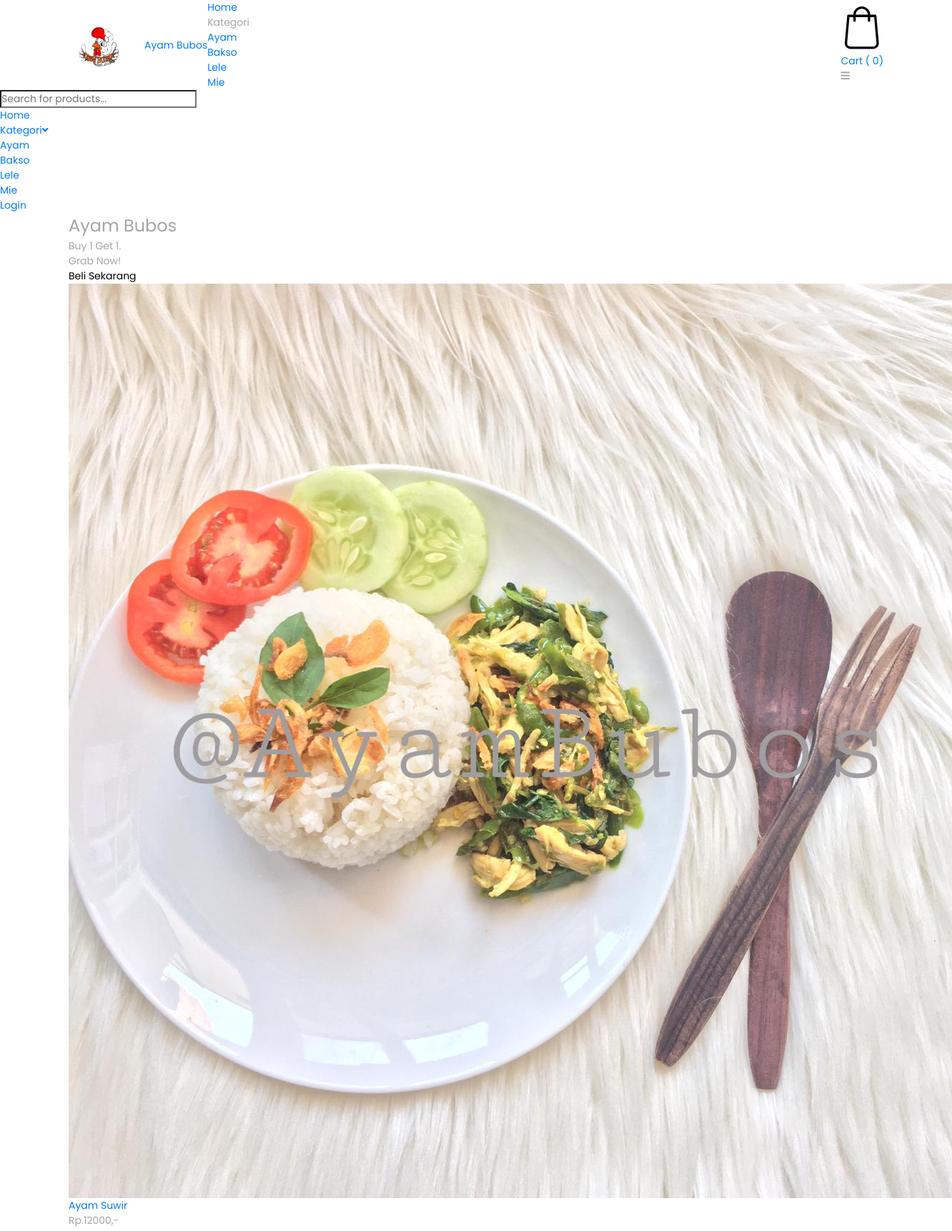
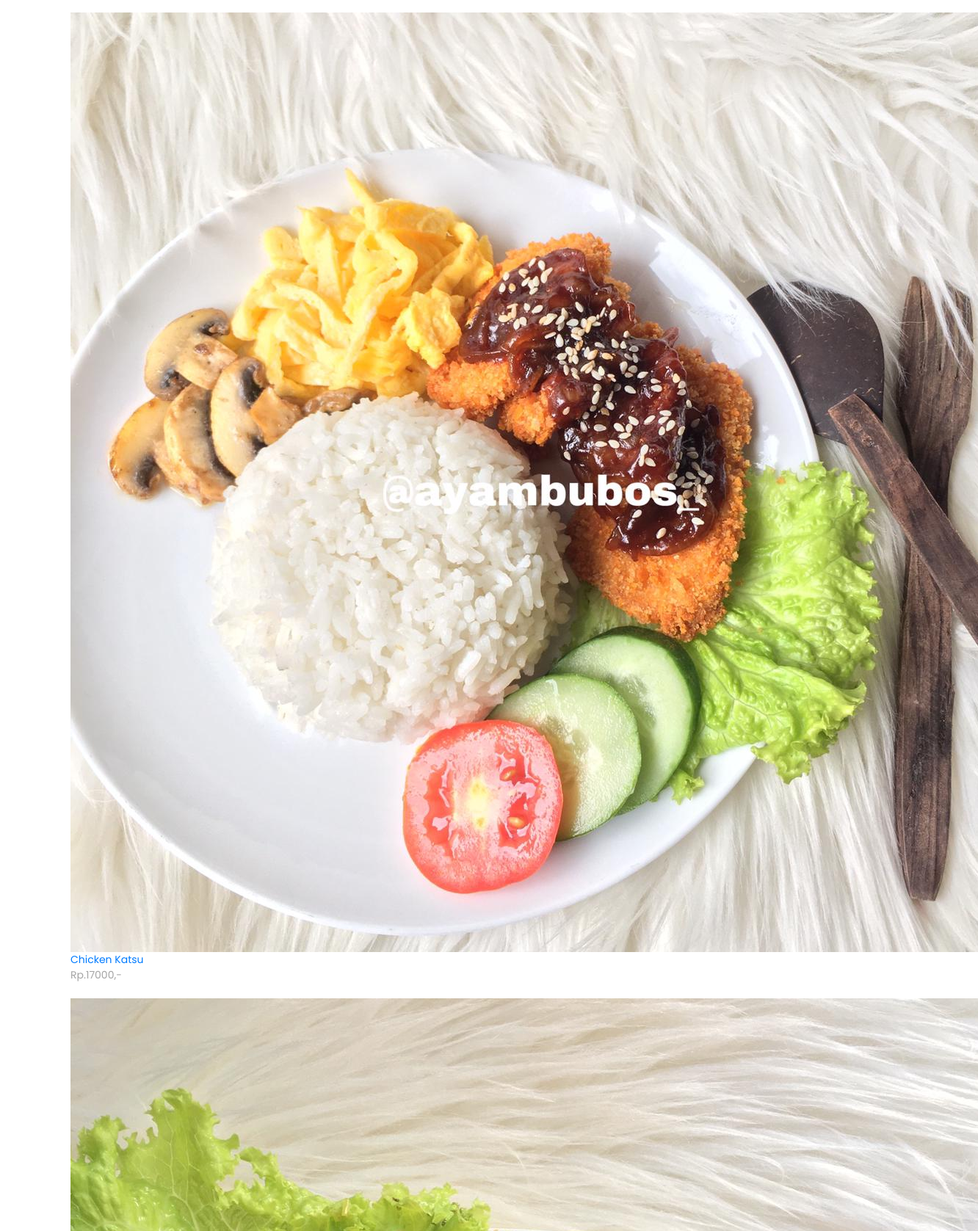
The page / (upper part) on the database its author committed (2 pictures, top to bottom).
### tables this page shows
CREATE TABLE `kategori` (
  `id_kategori` varchar(20) NOT NULL,
  `nama_kategori` varchar(50) NOT NULL,
  `deleted` tinyint(1) NOT NULL
);

CREATE TABLE `makanan` (
  `id_makanan` varchar(50) NOT NULL,
  `nama_makanan` varchar(200) NOT NULL,
  `id_kategori` varchar(20) NOT NULL,
  `stok` int(11) NOT NULL,
  `harga` int(11) NOT NULL,
  `deskripsi` varchar(1000) NOT NULL,
  `gambar` varchar(200) NOT NULL,
  `deleted` tinyint(1) NOT NULL
);

### index.php (the view, shortened to what this page needs)
<?php
include 'koneksi/connection.php';
$id_customer = isset($_POST['id_customer']) ? $_POST['id_customer'] : '';
?>
								<?php include("partials/header.php"); ?>
								<div class="header_extra ml-auto">
									<div class="shopping_cart">
										<a href="cart.php">
											<div>Cart <span>(
													<?php if(isset($_SESSION["nomor"])){ echo $_SESSION["nomor"]; } else{ echo 0;} ?>)</span></div>
										</a>
									</div>
									<div class="hamburger"><i class="fa fa-bars" aria-hidden="true"></i></div>
								</div>
							</div>
						</div>
					</div>
				</div>
			</div>
		</header>
		<div class="menu menu_mm trans_300">
			<div class="menu_container menu_mm">
				<div class="page_menu_content">
					<div class="page_menu_search menu_mm">
						<form action="#">
							<input type="search" required="required" class="page_menu_search_input menu_mm" placeholder="Search for products...">
						</form>
					</div>
					<ul class="page_menu_nav menu_mm">
						<li class="page_menu_item menu_mm">
							<a href="index.php">Home</a>
						</li>
						<li class="page_menu_item has-children menu_mm">
							<a href="categories.html">Kategori<i class="fa fa-angle-down"></i></a>
							<ul class="page_menu_selection menu_mm">
								<?php
									$query =
									"SELECT * from kategori order by nama_kategori";
									$result = mysqli_query($con, $query);
									if (mysqli_num_rows($result) > 0)
									{
										while($row = mysqli_fetch_assoc($result))
										{
											$id_kategori = $row['id_kategori'];
											echo "
												<li class='page_menu_item menu_mm'><a href='categories.php?id_kategori=$id_kategori'>".$row['nama_kategori']."</a></li>
											";
										}
									}
								?>
							</ul>
						</li>
						<?php if($id_customer == ""){ ?>
						<li class="page_menu_item menu_mm">
							<a href="admin/index.php">Login</a>
						</li>
						<?php } ?>
					</ul>
				</div>
			</div>
		</div>
		<div class="home">
			<div class="home_slider_container">
				<div class="owl-carousel owl-theme home_slider">
					<div class="owl-item home_slider_item">
						<div class="home_slider_content_container">
							<div class="container">
								<div class="row">
									<div class="col">
										<div class="home_slider_content" data-animation-in="fadeIn" data-animation-out="animate-out fadeOut">
											<div class="home_slider_title">
												<font size="5px">Ayam Bubos</font>
												<br> Buy 1 Get 1.
											</div>
											<div class="home_slider_subtitle">Grab Now!</div>
											<div class="button button_light home_button"><a href="#produk">
													<font color="black">Beli Sekarang</font>
												</a></div>
										</div>
									</div>
								</div>
							</div>
						</div>
					</div>
				</div>
			</div>
		</div>
		<section id="produk">
			<div class="products">
				<div class="container">
					<div class="row">
						<div class="col">
							<div class="product_grid">
								<?php
								$query =
								"select * from makanan";
								$result = mysqli_query($con, $query);
								if (mysqli_num_rows($result) > 0)
								{
									while($row = mysqli_fetch_assoc($result))
									{
										$id_makanan = $row['id_makanan'];
										echo "
										<div class='product'>
										<a href='product.php?id_makanan=$id_makanan'>
											<div class='product_image'><img src='images/". $row['gambar'] ."' alt=''></div>
											<div class='product_content'>
												<div class='product_title'>".$row['nama_makanan']."</a></div>
												<div class='product_price'>Rp.".$row['harga'].",-</div>
												<br>
											</div>
										</div>
										";
									}
								}
                            ?>
		<?php include("partials/footer.php"); ?>

### partials/header.php (shortened to what this page needs)
<!DOCTYPE html>
<html lang="en">
<head>
	<link rel="stylesheet" type="text/css" href="../styles/bootstrap4/bootstrap.min.css">
	<link href="../plugins/font-awesome-4.7.0/css/font-awesome.min.css" rel="stylesheet" type="text/css">
	<link rel="stylesheet" type="text/css" href="../plugins/OwlCarousel2-2.2.1/owl.carousel.css">
	<link rel="stylesheet" type="text/css" href="../plugins/OwlCarousel2-2.2.1/owl.theme.default.css">
	<link rel="stylesheet" type="text/css" href="../plugins/OwlCarousel2-2.2.1/animate.css">
	<link rel="stylesheet" type="text/css" href="../styles/main_styles.css">
	<link rel="stylesheet" type="text/css" href="../styles/responsive.css">
	<link rel="stylesheet" href="https://use.fontawesome.com/releases/v5.6.1/css/all.css"
>
</head>
<body>
	<div class="super_container">
		<header class="header">
			<div class="header_container">
				<div class="container">
					<div class="row">
						<div class="col">
							<div class="header_content d-flex flex-row align-items-center justify-content-start">
							<a class="navbar-brand" href="#">
								<img src="images/logoayam.png" width="90" height="90" alt="">
							</a>
								<div class="logo"><a href="index.php">Ayam Bubos</a></div>
								<nav class="main_nav">
									<ul>
										<li class="active"><a href="index.php">Home</a>
										<li class="hassubs">
											<a>Kategori</a>
											<ul>
												<?php
													$query =
													"SELECT * from kategori order by nama_kategori";
													$result = mysqli_query($con, $query);
													if (mysqli_num_rows($result) > 0)
													{
														while($row = mysqli_fetch_assoc($result))
														{
															$id_kategori = $row['id_kategori'];
															echo "
																<li><a href='categories.php?id_kategori=$id_kategori'>".$row['nama_kategori']."</a></li>
															";
														}
													}
												?>
											</ul>
										</li>
									</ul>
								</nav>

### styles/main_styles.css (style rules this page uses)
html { scroll-behavior: smooth; }
* { margin: 0; padding: 0; -webkit-font-smoothing: antialiased; -webkit-text-shadow: rgba(0, 0, 0, .01) 0 0 1px; text-shadow: rgba(0, 0, 0, .01) 0 0 1px; }
body { font-family: 'Poppins', sans-serif; font-size: 14px; font-weight: 400; background: #FFFFFF; color: #a5a5a5; }
div { display: block; position: relative; -webkit-box-sizing: border-box; -moz-box-sizing: border-box; box-sizing: border-box; }
ul { list-style: none; margin-bottom: 0px; }
a, a:hover, a:visited, a:active, a:link { text-decoration: none; -webkit-font-smoothing: antialiased; -webkit-text-shadow: rgba(0, 0, 0, .01) 0 0 1px; text-shadow: rgba(0, 0, 0, .01) 0 0 1px; }
section { display: block; position: relative; box-sizing: border-box; }

### rows shown on the page
kategori: nama_kategori "Ayam"
kategori: nama_kategori "Bakso"
kategori: nama_kategori "Lele"
kategori: nama_kategori "Mie"
makanan: gambar (picture), nama_makanan "Ayam Suwir", harga "12000"
makanan: gambar (picture), nama_makanan "Chicken Katsu", harga "17000"
makanan: gambar (picture)
